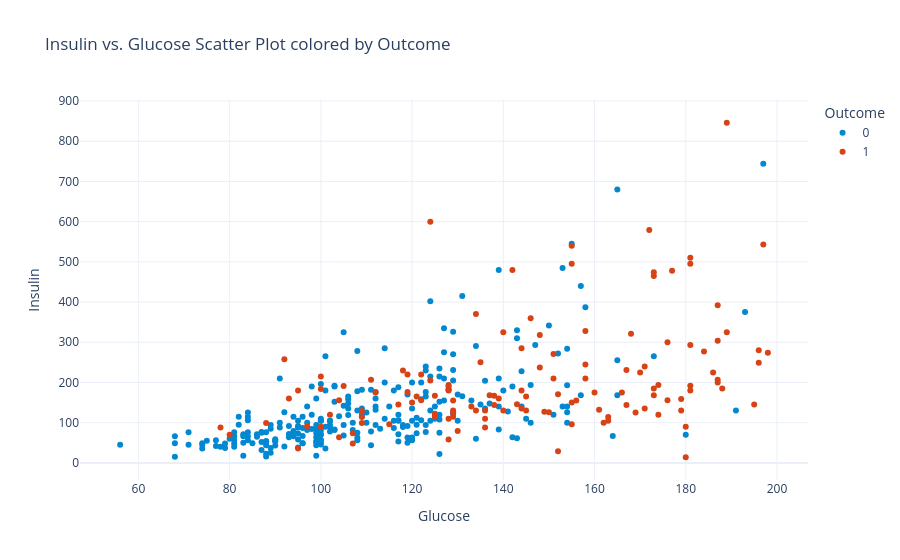

The code cell stored with this chart in its notebook:
### Markdown cell above
### 4. Scatter Plot: Glucose vs. Insulin Levels

### Code cell
valid_data = df[(df['Glucose'] > 0) & (df['Insulin'] > 0)].copy()
valid_data['Outcome'] = valid_data['Outcome'].astype(str)

fig = px.scatter(
    valid_data, x='Glucose', y='Insulin', color='Outcome',
    title='Insulin vs. Glucose Scatter Plot colored by Outcome',
    color_discrete_map={'0': '#0288D1', '1': '#D84315'}
)
fig.show()

### Figure 1 — Plotly figure (JSON) as saved in the notebook; plotly's stock layout.template omitted (floating-point values rounded to 4 significant figures; data arrays with more than 128 entries replaced by an {"elided": "..."} marker saying what was removed)
{"data": [{"hovertemplate": "Outcome=0<br>Glucose=%{x}<br>Insulin=%{y}<extra></extra>", "legendgroup": "0", "marker": {"color": "#0288D1", "symbol": "circle"}, "mode": "markers", "name": "0", "orientation": "v", "showlegend": true, "type": "scatter", "x": {"elided": "263 int values"}, "xaxis": "x", "y": {"elided": "263 int values"}, "yaxis": "y"}, {"hovertemplate": "Outcome=1<br>Glucose=%{x}<br>Insulin=%{y}<extra></extra>", "legendgroup": "1", "marker": {"color": "#D84315", "symbol": "circle"}, "mode": "markers", "name": "1", "orientation": "v", "showlegend": true, "type": "scatter", "x": {"elided": "130 int values"}, "xaxis": "x", "y": {"elided": "130 int values"}, "yaxis": "y"}], "layout": {"legend": {"title": {"text": "Outcome"}, "tracegroupgap": 0}, "title": {"text": "Insulin vs. Glucose Scatter Plot colored by Outcome"}, "xaxis": {"anchor": "y", "domain": [0.0, 1.0], "title": {"text": "Glucose"}}, "yaxis": {"anchor": "x", "domain": [0.0, 1.0], "title": {"text": "Insulin"}}}}
